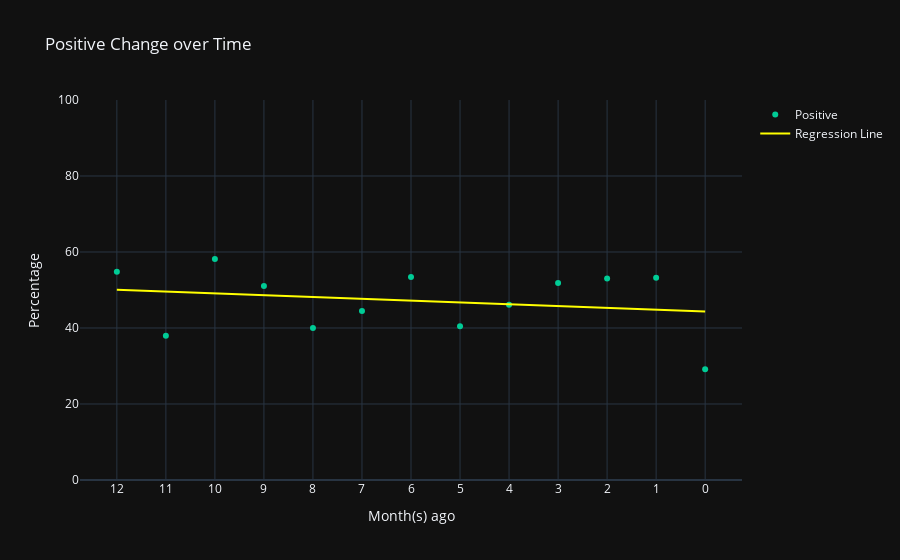

Here is the notebook cell this chart was saved with:
### Markdown cell above
# Subgraph

### Code cell
y_values = df_groupby_date_label['POSITIVE']/df_groupby_date_label['TOTAL']*100

x_numeric = np.arange(len(df_groupby_date_label.index)).reshape(-1, 1)

model = LinearRegression()
model.fit(x_numeric, y_values)
line = model.predict(x_numeric)

hover_text = ['Y: {:.2f}%<br>Percent Change with previous month: {:.2f}%<br>Absolute Change with previous month: {:.2f}%'.format(y_values[i], (y_values[i]-y_values[i-1])/y_values[i-1]*100, y_values[i]-y_values[i-1]) if y_values[i]-y_values[i-1] <= 0 else 'Y: {:.2f}%<br>Percent Change with previous month: +{:.2f}%<br>Absolute Change with previous month: +{:.2f}%'.format(y_values[i], (y_values[i]-y_values[i-1])/y_values[i-1]*100, y_values[i]-y_values[i-1]) for i in range(1, len(y_values))]
hover_text.insert(0, 'Y: '+"{:.2f}".format(y_values[0])+'%<br>Percent Change with previous month: 0%<br>Absolute Change with previous month: 0%')

fig2 = go.Figure()
fig2.add_trace(go.Scatter(x=df_groupby_date_label.index,
                         y=y_values,
                         mode='markers',
                         marker=dict(color='#00cc96'),
                         name='Positive',
                         text=hover_text,
                         hovertemplate='%{text}<extra></extra>'))

fig2.add_trace(go.Scatter(x=df_groupby_date_label.index,
                         y=line,
                         mode='lines',
                         line=dict(color='yellow'),
                         name='Regression Line',
                         text=['Percentage Change over the whole period: {:.2f}%'.format(line[-1]-line[0]) if (line[-1]-line[0]) <= 0 else 'Percentage Change over the whole period: +{:.2f}%'.format(line[-1]-line[0])  for i in range(len(y_values))],
                         hovertemplate='%{text}<extra></extra>'))

fig2.update_layout(title='Positive Change over Time', xaxis_title='Month(s) ago', yaxis_title='Percentage', yaxis_range=[0,100])
fig2.show()

### Figure 1 — Plotly figure (JSON) as saved in the notebook; plotly's stock layout.template omitted (floating-point values rounded to 4 significant figures)
{"data": [{"hovertemplate": "%{text}<extra></extra>", "marker": {"color": "#00cc96"}, "mode": "markers", "name": "Positive", "text": ["Y: 54.79%<br>Percent Change with previous month: 0%<br>Absolute Change with previous month: 0%", "Y: 37.97%<br>Percent Change with previous month: -30.69%<br>Absolute Change with previous month: -16.81%", "Y: 58.16%<br>Percent Change with previous month: +53.16%<br>Absolute Change with previous month: +20.19%", "Y: 51.02%<br>Percent Change with previous month: -12.28%<br>Absolute Change with previous month: -7.14%", "Y: 40.00%<br>Percent Change with previous month: -21.60%<br>Absolute Change with previous month: -11.02%", "Y: 44.44%<br>Percent Change with previous month: +11.11%<br>Absolute Change with previous month: +4.44%", "Y: 53.40%<br>Percent Change with previous month: +20.15%<br>Absolute Change with previous month: +8.95%", "Y: 40.48%<br>Percent Change with previous month: -24.20%<br>Absolute Change with previous month: -12.92%", "Y: 46.09%<br>Percent Change with previous month: +13.86%<br>Absolute Change with previous month: +5.61%", "Y: 51.82%<br>Percent Change with previous month: +12.44%<br>Absolute Change with previous month: +5.73%", "Y: 53.00%<br>Percent Change with previous month: +2.28%<br>Absolute Change with previous month: +1.18%", "Y: 53.24%<br>Percent Change with previous month: +0.45%<br>Absolute Change with previous month: +0.24%", "Y: 29.17%<br>Percent Change with previous month: -45.21%<br>Absolute Change with previous month: -24.07%"], "x": ["12", "11", "10", "9", "8", "7", "6", "5", "4", "3", "2", "1", "0"], "y": [54.79, 37.97, 58.16, 51.02, 40.0, 44.44, 53.4, 40.48, 46.09, 51.82, 53.0, 53.24, 29.17], "type": "scatter"}, {"hovertemplate": "%{text}<extra></extra>", "line": {"color": "yellow"}, "mode": "lines", "name": "Regression Line", "text": ["Percentage Change over the whole period: -5.77%", "Percentage Change over the whole period: -5.77%", "Percentage Change over the whole period: -5.77%", "Percentage Change over the whole period: -5.77%", "Percentage Change over the whole period: -5.77%", "Percentage Change over the whole period: -5.77%", "Percentage Change over the whole period: -5.77%", "Percentage Change over the whole period: -5.77%", "Percentage Change over the whole period: -5.77%", "Percentage Change over the whole period: -5.77%", "Percentage Change over the whole period: -5.77%", "Percentage Change over the whole period: -5.77%", "Percentage Change over the whole period: -5.77%"], "x": ["12", "11", "10", "9", "8", "7", "6", "5", "4", "3", "2", "1", "0"], "y": [50.08, 49.6, 49.12, 48.64, 48.16, 47.68, 47.2, 46.72, 46.24, 45.76, 45.28, 44.8, 44.31], "type": "scatter"}], "layout": {"yaxis": {"title": {"text": "Percentage"}, "range": [0, 100]}, "title": {"text": "Positive Change over Time"}, "xaxis": {"title": {"text": "Month(s) ago"}}}}
